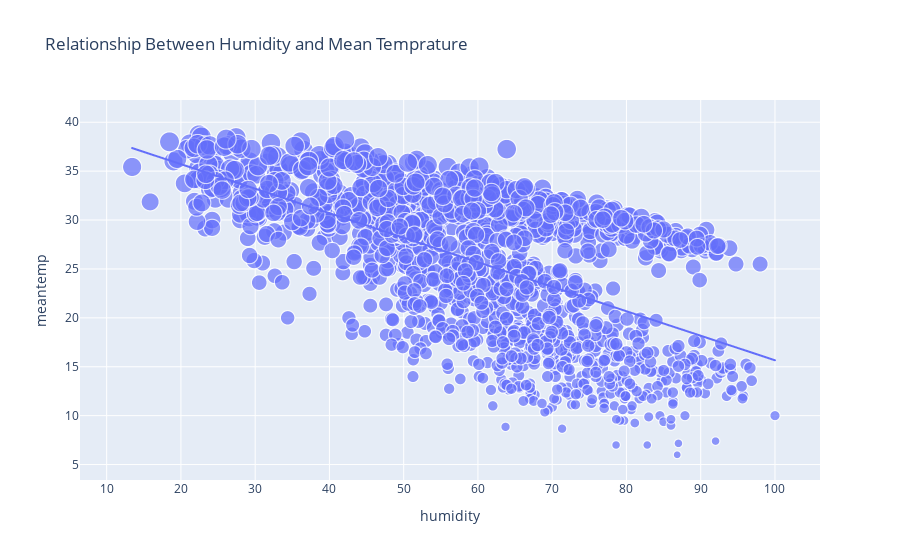

Source (notebook cell):
### Code cell
fig = px.scatter(data_frame=data, 
                 x="humidity",
                 y="meantemp", size="meantemp",
                 trendline="ols",
                 title="Relationship Between Humidity and Mean Temprature")
fig.show()

### Figure 1 — Plotly figure (JSON) as saved in the notebook; plotly's stock layout.template omitted (floating-point values rounded to 4 significant figures; data arrays with more than 128 entries replaced by an {"elided": "..."} marker saying what was removed)
{"data": [{"hovertemplate": "humidity=%{x}<br>meantemp=%{marker.size}<extra></extra>", "legendgroup": "", "marker": {"color": "#636efa", "size": {"elided": "1462 float values"}, "sizemode": "area", "sizeref": 0.09679, "symbol": "circle"}, "mode": "markers", "name": "", "showlegend": false, "type": "scattergl", "x": {"elided": "1462 float values"}, "xaxis": "x", "y": {"elided": "1462 float values"}, "yaxis": "y"}, {"hovertemplate": "<b>OLS trendline</b><br>meantemp = -0.250617 * humidity + 40.7259<br>R<sup>2</sup>=0.327128<br><br>humidity=%{x}<br>meantemp=%{y} <b>(trend)</b><extra></extra>", "legendgroup": "", "marker": {"color": "#636efa", "symbol": "circle"}, "mode": "lines", "name": "", "showlegend": false, "type": "scattergl", "x": {"elided": "1462 float values"}, "xaxis": "x", "y": {"elided": "1462 float values"}, "yaxis": "y"}], "layout": {"legend": {"itemsizing": "constant", "tracegroupgap": 0}, "title": {"text": "Relationship Between Humidity and Mean Temprature"}, "xaxis": {"anchor": "y", "domain": [0, 1], "title": {"text": "humidity"}}, "yaxis": {"anchor": "x", "domain": [0, 1], "title": {"text": "meantemp"}}}}
